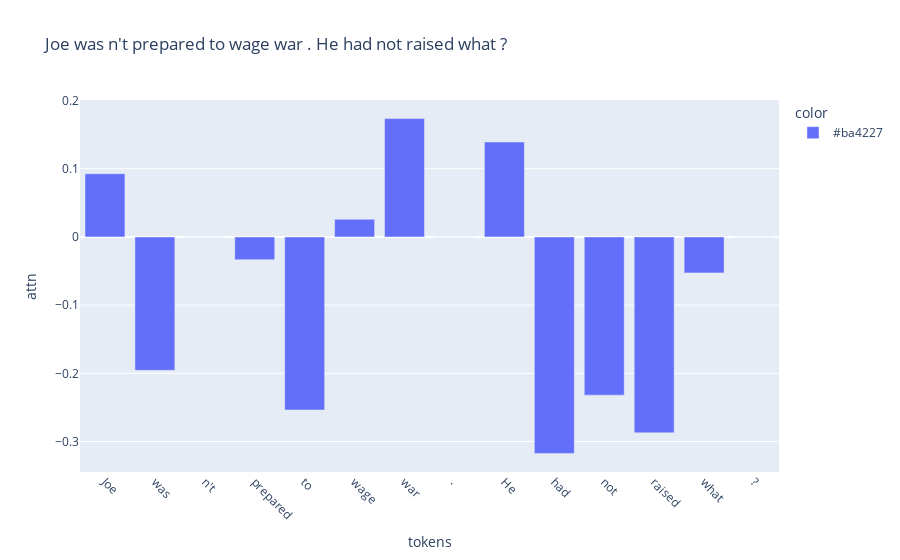

Notebook cell for this chart:
### Markdown cell above
## Attention Weight Bar Plot

### Code cell
import pandas as pd
import plotly.express as px
import random

# look at a random sample
rnd_i = round(random.random() * len(documents))
doc_id = docids[rnd_i]

# get sample
sample = list(
    filter(lambda x: list(x.evidences)[0][0].docid == doc_id,
    map(lambda x: x, annotations
)))[0]
# get rationale
evidence = list(sample.evidences)[0][0]
c1 = '#ba4227'
c2 = '#5869e8'
color_seq = [c1 if x in range(evidence.start_token, evidence.end_token) 
             else c2 for x in range(len(documents[doc_id]))]
# get answers
answers = sample.query.replace('[sep]','|')
truth = answers.split(" | ")[{'A':0,'B':1,'C':2,'D':3,'E':4,}[sample.classification]]
prediction = answers.split(" | ")[np.argmax(preds_attn[doc_id]['probas'])]

# plot
df = pd.DataFrame(
                list(zip(
                    documents[doc_id], 
                    preds_attn[doc_id]['attn'],
                    color_seq
                )), 
                columns=['tokens', 'attn', 'color'])
fig = px.bar(df,
             title=" ".join(documents[doc_id]),
             x='tokens', 
             y='attn',
             color = 'color',
             category_orders ={'tokens': documents[doc_id]}
            )
fig.update_xaxes(tickangle=45)

# Additional data
print(list(sample.evidences)[0][0].docid)
print('Q:', " ".join(documents[doc_id]))
print('A:', answers)
print('evidence:', list(sample.evidences)[0][0].text)
print('prediction:', prediction)
print('truth:', truth)
fig.show()

### Figure 1 — Plotly figure (JSON) as saved in the notebook; plotly's stock layout.template omitted (floating-point values rounded to 4 significant figures)
{"data": [{"alignmentgroup": "True", "hovertemplate": "color=#ba4227<br>tokens=%{x}<br>attn=%{y}<extra></extra>", "legendgroup": "#ba4227", "marker": {"color": "#636efa", "pattern": {"shape": ""}}, "name": "#ba4227", "offsetgroup": "#ba4227", "orientation": "v", "showlegend": true, "textposition": "auto", "type": "bar", "x": ["Joe", "was", "n't", "prepared", "to", "wage", "war", ".", "He", "had", "not", "raised", "what", "?"], "xaxis": "x", "y": [0.09264, -0.1956, 0, -0.0334, -0.2538, 0.02593, 0.1735, 0, 0.1392, -0.3173, -0.2319, -0.2872, -0.05271, 0], "yaxis": "y"}], "layout": {"barmode": "relative", "legend": {"title": {"text": "color"}, "tracegroupgap": 0}, "title": {"text": "Joe was n't prepared to wage war . He had not raised what ?"}, "xaxis": {"anchor": "y", "categoryarray": ["Joe", "was", "n't", "prepared", "to", "wage", "war", ".", "He", "had", "not", "raised", "what", "?"], "categoryorder": "array", "domain": [0, 1], "tickangle": 45, "title": {"text": "tokens"}}, "yaxis": {"anchor": "x", "domain": [0, 1], "title": {"text": "attn"}}}}
